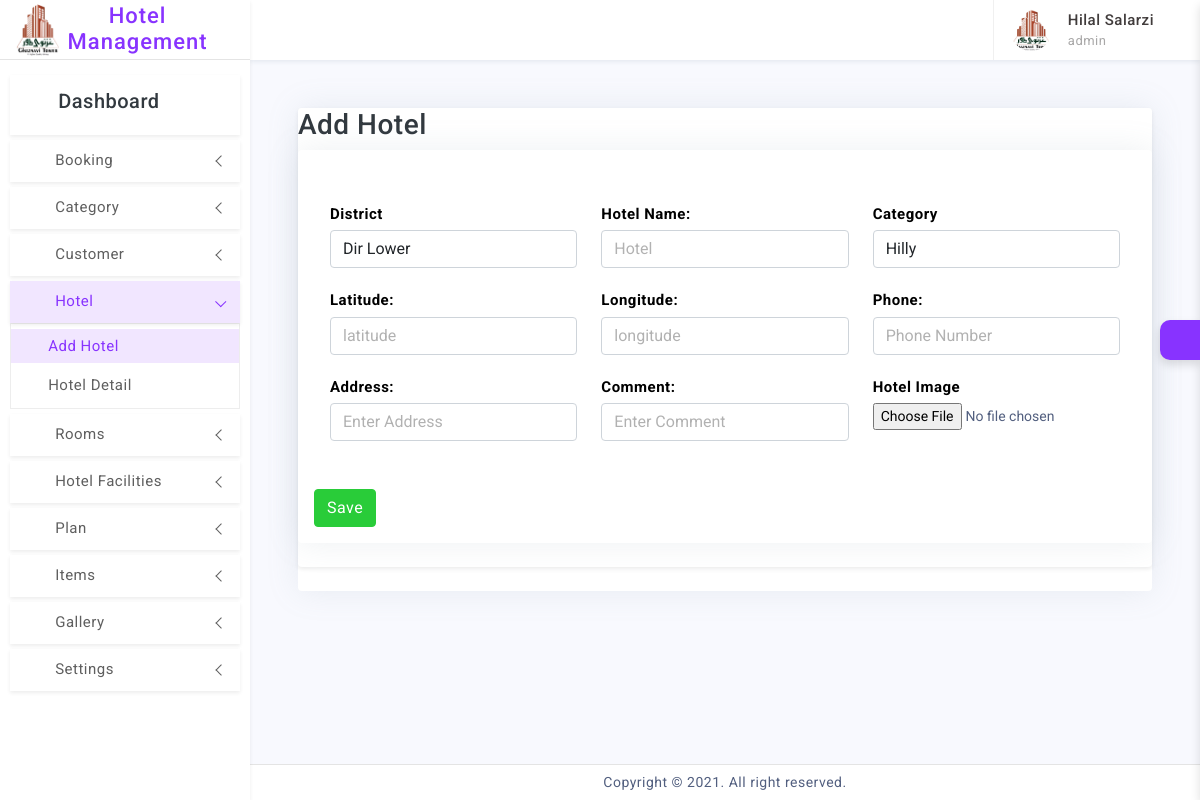
Screenshot of /pages/administrator/add_hotel.php (signed in) with the database file from the repository.
### tables this page shows
CREATE TABLE `system_users` (
  `id` int(11) NOT NULL,
  `role_id` int(11) NOT NULL,
  `status` int(11) NOT NULL DEFAULT 0,
  `name` varchar(100) NOT NULL,
  `username` varchar(50) NOT NULL,
  `email` varchar(50) NOT NULL,
  `password` varchar(100) NOT NULL,
  `contact` varchar(50) NOT NULL,
  `image` varchar(255) NOT NULL,
  `address` varchar(255) NOT NULL,
  `signupdate` date NOT NULL
);

### pages/administrator/add_hotel.php (the view, shortened to what this page needs)
<?php include("include/header.php") ?>
<div class="page-content">
    <div class="page-content container-fluid">
        <div class="card">
        <div class=" shadow-sm card ">
        <div class=" col-md-8">
            <h3>Add Hotel</h3>
        </div>
        <div class="card">
            <div class="card-body">
                <br>
                <form method="POST" enctype="multipart/form-data">
                    <div class="modal-body">
                        <div class="row">
                            <div class="col-md-4">
                                <label for="">District</label>
                                <select name="district" class="form-control">
                                    <?php
                                    $sql = "SELECT * FROM district";
                                    $run = mysqli_query($connection, $sql) or die('Connection failed');
                                    if (mysqli_num_rows($run) > 0) {
                                        while ($data = mysqli_fetch_assoc($run)) {
                                            echo "<option value='{$data['id']}'>{$data['name']}</option>";
                                        }
                                    }
                                    ?>
                                </select>
                            </div>
                            <div class="col-md-4">
                                <label for="">Hotel Name:</label>
                                <input type="text" class="form-control" name="hotel_name" value="" placeholder="Hotel" required>
                            </div>
                            <div class="col-md-4">
                                <label for="">Category</label>
                                <select name="category" class="form-control">
                                    <?php
                                    $sql = "SELECT * FROM category";
                                    $run = mysqli_query($connection, $sql) or die('Connection failed');
                                    if (mysqli_num_rows($run) > 0) {
                                        while ($data = mysqli_fetch_assoc($run)) {
                                            echo "<option value='{$data['id']}'>{$data['name']}</option>";
                                        }
                                    }
                                    ?>
                                </select>
                            </div>
                        </div>
                        <br>
                        <div class="row">
                            <div class="col-md-4">
                                <label for="">Latitude:</label>
                                <input type="text" class="form-control" name="latitude" value="" placeholder="latitude">
                            </div>
                            <div class="col-md-4">
                                <label for="">Longitude:</label>
                                <input type="text" class="form-control" name="longitude" value="" placeholder="longitude">
                            </div>
                            <div class="col-md-4">
                                <label for="">Phone:</label>
                                <input type="number" class="form-control" name="phone" value="" placeholder="Phone Number">
                            </div>
                        </div>
                        <br>
                        <div class="row">
                            <div class="col-md-4">
                                <label for="">Address:</label>
                                <input type="text" class="form-control" name="address" value="" placeholder="Enter Address">
                            </div>
                            <div class="col-md-4">
                                <label for="">Comment:</label>
                                <input type="text" class="form-control" name="comment" value="" placeholder="Enter Comment">
                            </div>
                            <div class="col-md-3">
                                <label for="">Hotel Image</label>
                                <input type="file" name="files" required>
                            </div>
                        </div>
                    </div>
                </div>
            <div class="card-body">
                <button type="submit" name="save" class="btn btn-success">Save</button>
            </div>
        </div>
    </div>
</div>
</div>
<?php include("include/footer.php");
?>

### pages/administrator/include/head.php (shortened to what this page needs)
  <?php
$fetchData1= "SELECT * FROM system_users WHERE id='$user_id'";
$runData1 = mysqli_query($connection,$fetchData1);
$rowData1 = mysqli_fetch_array($runData1);
  $name       = $rowData1['name'];
  $username   = $rowData1['username'];
  $image      = $rowData1['image'];
  $pathImg    = "../../images/admin_profile" . $image;
 ?>
<header class="printBlock">
  <div class="topbar d-flex align-items-center">
    <nav class="navbar navbar-expand">
      <div class="user-box dropdown">
        <a class="d-flex align-items-center nav-link dropdown-toggle dropdown-toggle-nocaret" href="#" role="button" data-bs-toggle="dropdown" aria-expanded="false">
          <img src="<?php echo $pathImg ?>" class="user-img" alt="user avatar">
          <div class="user-info ps-3">
            <p class="user-name mb-0"><?php echo $name ?></p>
            <p class="designattion mb-0"><?php echo $username ?></p>
          </div>
        </a>
      </div>
    </nav>
  </div>
</header>

### assets/css/app.css (style rules this page uses)
body { font-size: 14px; letter-spacing: 0.5px; overflow-x: hidden; font-family: 'Roboto', sans-serif; }
a { text-decoration: none; }
.topbar { position: fixed; top: 0; left: 250px; right: 0; height: 60px; background: #ffffff; border-bottom: 1px solid rgb(228 228 228 / 0%); background-clip: border-box; z-index: 10; box-shadow: 0 0.125rem 0.25rem rgb(136 152 170 / 15%); }
.topbar .navbar { width: 100%; height: 60px; padding-left: 30px; padding-right: 30px; }
.page-content { padding: 1.5rem; }
input::placeholder { color: #000 !important; opacity: .3 !important }
.dropdown-toggle-nocaret:after { display: none }
.user-img { width: 42px; height: 42px; border-radius: 50%; border: 0px solid #e5e5e5; padding: 0px; }
.user-info .user-name { font-size: 15px; font-weight: 500; color: #413c3c; }
.user-info .designattion { font-size: 13px; color: #a9a8a8; }
.user-box { display: flex; align-items: center; height: 60px; border-left: 1px solid #f0f0f0; margin-left: 1rem; }
label { font-weight: bold !important; font-size: 15px !important; color: black !important; margin-bottom: 5px !important; }

### rows the page displays
system_users: image (picture), name "Hilal Salarzi", username "admin"

### other values shown
form field district "Dir Lower"
form field category "Hilly"
